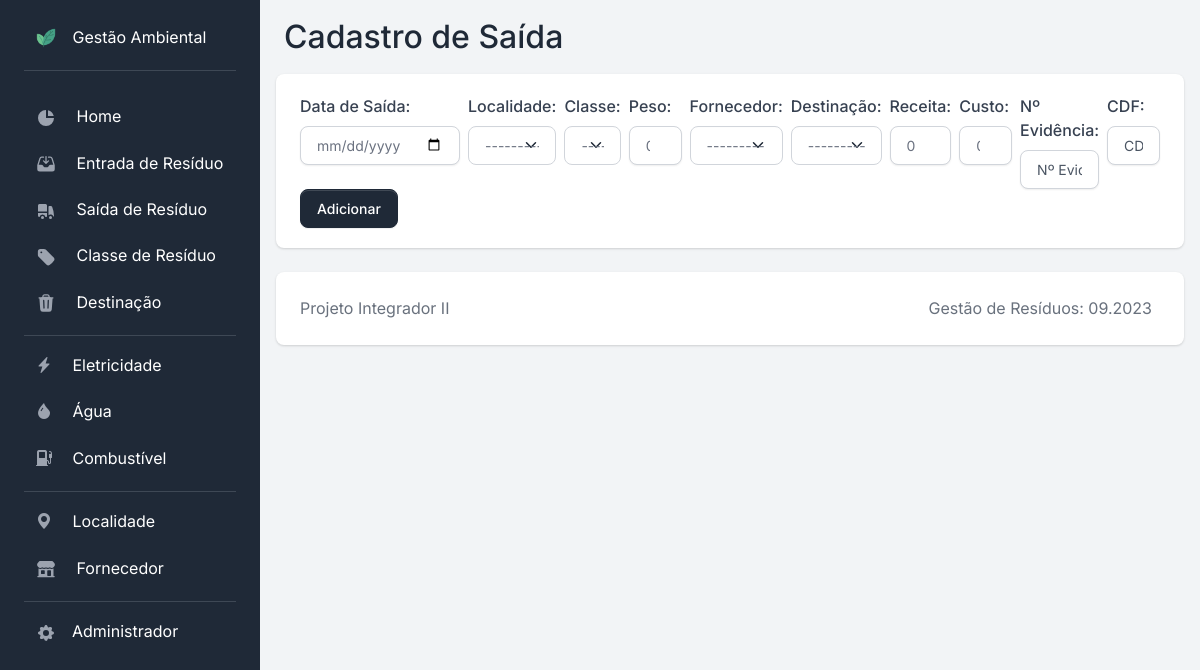
The page /saida/cadastro/ on the database its author committed.
### apps/localidade/models.py (models this page shows)
class Localidade(models.Model):
    id_localidade = models.AutoField(primary_key=True)
    nome = models.CharField(max_length=50, blank=False, null=False)
    def __str__(self):
        return f"{self.nome}"
    class Meta:
        db_table = "localidade"
        verbose_name = "Localidade"
        verbose_name_plural = "Localidades"
        ordering = ["nome"]

### apps/classe/models.py (models this page shows)
class Classe(models.Model):
    id_classe = models.AutoField(primary_key=True)
    nome = models.CharField(max_length=50, null=False, blank=False)
    def __str__(self):
        return f"{self.nome}"
    class Meta:
        db_table = "classe"
        verbose_name = "Classe"
        verbose_name_plural = "Classes"
        ordering = ["nome"]

### apps/fornecedor/models.py (models this page shows)
class Fornecedor(models.Model):
    id_fornecedor = models.AutoField(primary_key=True)
    nome = models.CharField(max_length=50, null=False, blank=False)
    tp_fornecedor = models.CharField(max_length=50, null=False, blank=False)
    destinacao = models.ManyToManyField(
        Destinacao,
        db_table="fornecedor_destinacao",
        related_name="fornecedor",
        blank=True,
    )
    def __str__(self):
        return self.nome
    class Meta:
        db_table = "fornecedor"
        ordering = ["nome"]
        verbose_name = "Fornecedor"
        verbose_name_plural = "Fornecedores"

### apps/destinacao/models.py (models this page shows)
class Destinacao(models.Model):
    id_destinacao = models.AutoField(primary_key=True)
    nome = models.CharField(max_length=50, null=False, blank=False)
    def __str__(self):
        return self.nome
    class Meta:
        db_table = "destinacao"
        ordering = ["nome"]
        verbose_name = "Destinação"
        verbose_name_plural = "Destinações"

### apps/saida/views.py (the view)
# urls.py: path("cadastro/", views.saida_cadastro, name="saida_cadastro"),
def saida_cadastro(request):
    if request.method == "POST":
        form = SaidaForm(request.POST)
        if form.is_valid():
            form.save()
            messages.success(request, "Saída cadastrada")
            return HttpResponseRedirect(reverse("saida_cadastro"))
        else:
            messages.error(request, "Erro ao salvar")
    else:
        form = SaidaForm()
    return render(request, "saida/saida_cadastro.html", {"form": form})

### templates/saida/saida_cadastro.html (shortened to what this page needs)
{% extends "base.html" %}
{% block title %}
    Cadastro de Saída
{% endblock title %}
{% block content %}
    <section class="card border-0 shadow">
        <div class="card-body">
            <form method="POST">
                <div class="row g-2">
                    {% for field in form %}
                        <div class="col">
                            {{ field.label_tag }}
                            {{ field }}
                        </div>
                    {% endfor %}
                    <div class="col mt-auto">
                        <button type="submit" class="btn btn-primary">Adicionar</button>
                    </div>
                </div>
            </form>
        </div>
    </section>
{% endblock content %}

### rows shown on the page
Localidade: form "---------"
Classe: form "---------"
Fornecedor: form "---------"
Destinacao: form "---------"

### other values the page prints
{{ field.label_tag }} "Data de Saída:" "Localidade:" "Classe:" "Peso:" "Fornecedor:" "Destinação:" "Receita:" "Custo:" "Nº Evidência:" "CDF:"
